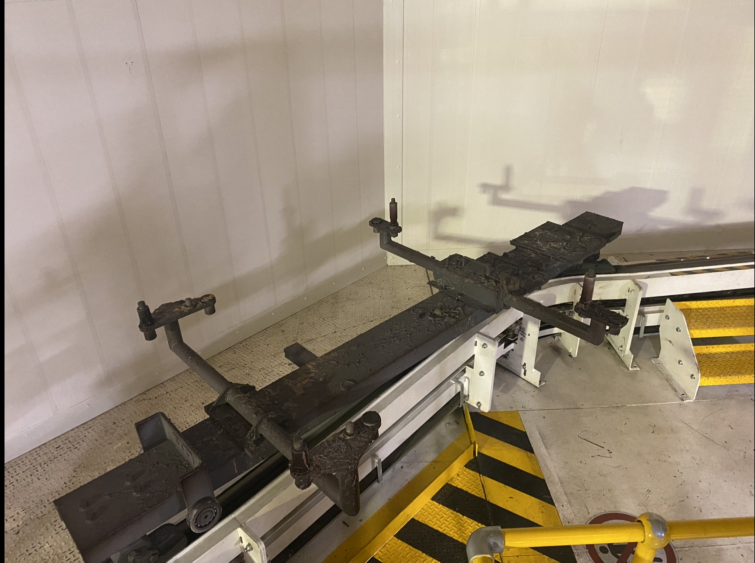
#> input picture Images/IMG_E0464.JPG, 1510 x 1125 px (shown at 1/2 size)
$ python -i ImageProcessing.py   (imports and definitions only)
#> lines starting #> are read from the running program, lines starting #| are printed output that depends on the picture

from PIL import Image, ImageFilter, ImageEnhance

image_kernel_5X5 = (-1, -1,  1.8, -1, -1,
                    -1, -1,  1.8, -1, -1,
                    0.1,  0.1,   11,  0.1,  0.1,
                    -1, -1,  1.8, -1, -1,
                    -1, -1,  1.8, -1, -1,)


def to_monochrome(image: Image):
    """
    Turns a colour image in B&W
    :param image: the image to convert
    :return: the new B&W Image
    """
    return image.convert("L")


def process_image(image: Image, kernel=image_kernel_5X5, contrast_amount: float = 1):
    """
    Process an image for the Neural Network, this makes it easier to find features.
    :param image: The image to enhance
    :param kernel: The kernel used for the convolution 5x5 matrix needed. Leave blank if using default
    :param contrast_amount: the amount of contrast wanted. Leave blank for no contrast
    :return: the processed image
    """
    image_ = image
    image_ = to_monochrome(image_)
    image_ = image_.filter(ImageFilter.Kernel((5, 5), kernel, 1, 0))
    image_enhancer = ImageEnhance.Contrast(image_)
    image_enhanced_ = image_enhancer.enhance(contrast_amount)
    return image_enhanced_

>>> from PIL import Image
>>> picture = Image.open('Images/IMG_E0464.JPG')
#> picture is the input picture: PIL image 1510x1125 RGB; mean R, G, B 153.1, 140, 121.1
>>> result = process_image(picture)
#> in to_monochrome, `return image.convert("L")`:
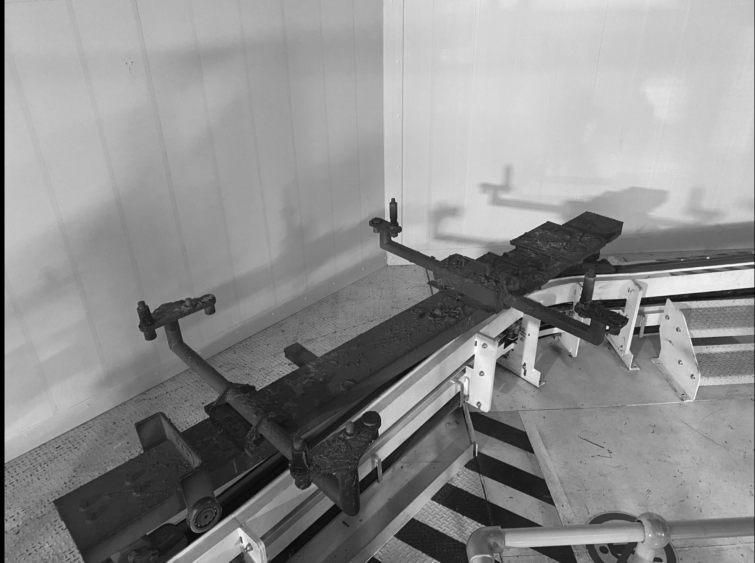
#> returned value: PIL image 1510x1125 L (shown at 1/2 size); min 0, max 253, mean 141.8
#> in process_image, `image_ = image_.filter(ImageFilter.Kernel((5, 5), kernel, 1, 0))`:
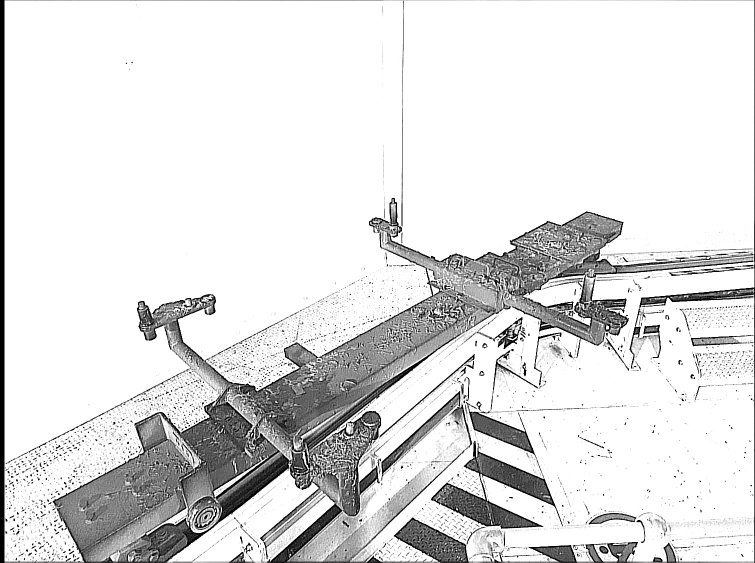
#> image_: PIL image 1510x1125 L (shown at 1/2 size); min 0, max 255, mean 223.5

$ run again, on Images/IMG_E0465.JPG
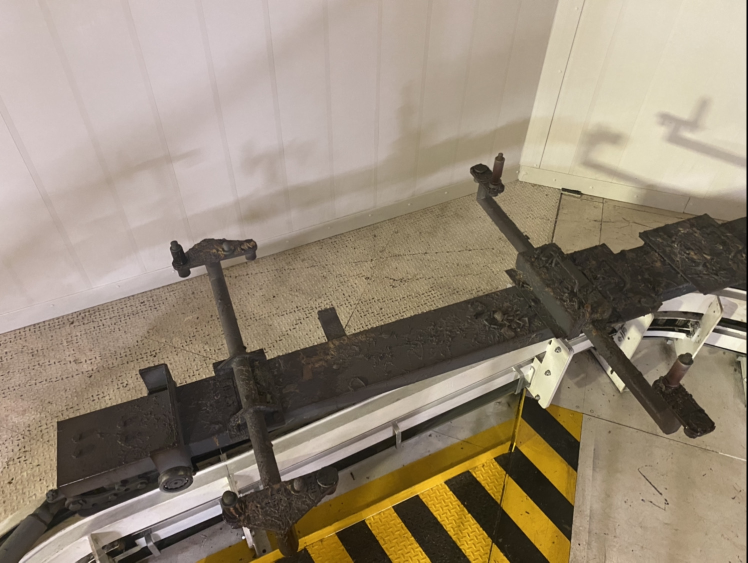
#> input picture Images/IMG_E0465.JPG, 1495 x 1125 px (shown at 1/2 size)
#> picture is the input picture: PIL image 1495x1125 RGB; mean R, G, B 151.4, 137.9, 119.7
#> in to_monochrome, `return image.convert("L")`:
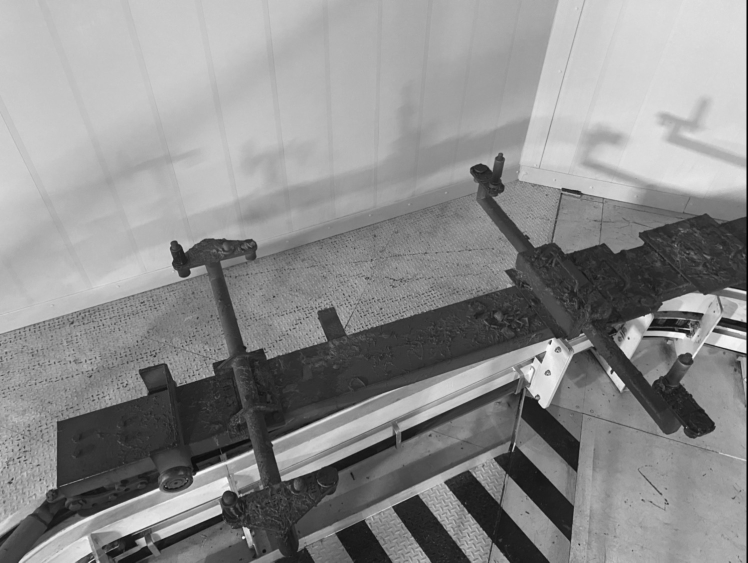
#> returned value: PIL image 1495x1125 L (shown at 1/2 size); min 0, max 255, mean 139.9
#> in process_image, `image_ = image_.filter(ImageFilter.Kernel((5, 5), kernel, 1, 0))`:
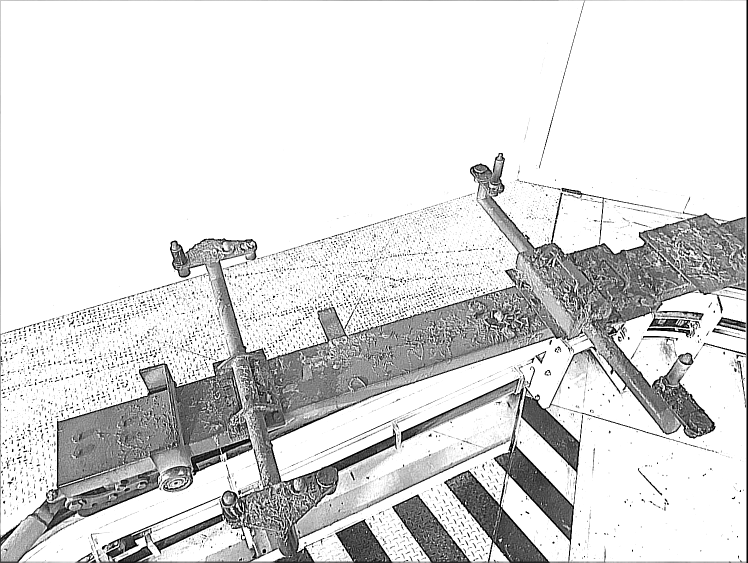
#> image_: PIL image 1495x1125 L (shown at 1/2 size); min 0, max 255, mean 218.7
